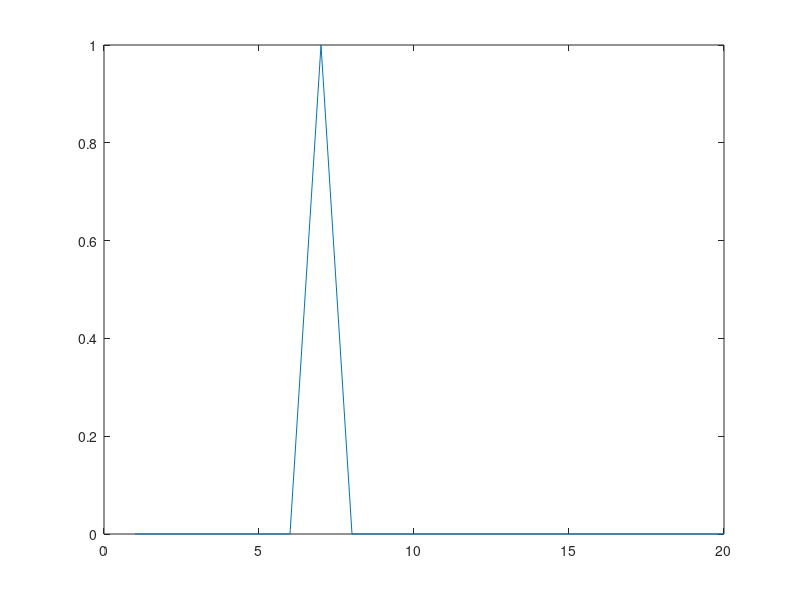

This figure's MATLAB source: (Note: this script raises an error after producing the figure.)
clear
clc

%-------------------Import audio------------------------------------------%
% filename = 'Beneath With Me (Full Unofficial Version) HD.mp3';
% [Y1,Fs]=audioread(filename);
% [Y2,Fs]=audioread(filename);
% 
% Original = Y1(20000:40000,1);                       % Extract short mono vector from "Y1" to use as refernece signal.
% Sample = Y2(20000:40000,1);                         % Extract short mono vector from "Y1" to use as sample signal.

Original = sin(linspace(0,2*pi,20));
Sample = zeros(size(Original));
Sample(round(size(Original,2)/3)) = 1;
plot(Sample)

%-------------------Slice-------------------------------------------------%
Nslice = 1;                                                % Number of samples to extract from "Sample". (A Sample in music production, is understood as being a snippet of sound).
S = Slicer(Sample,Nslice);                                  % Create instance of "Slicer" class using "Sample" as audio and "Nslice" as the number of slices to create.
G = gradDescent;                                            % Create instance of "gradDescent" class.
getError = @(A) L2_vecNorm(S.mkRender(A)-toCol(Original));  % Function to be minimised. "getError" creates the render of the Slicer object using the current shift an coefficient values (passed to the function as "A") stored in the Slicer object "S", then uses the L2 vector norm on the element-wise difference between the "S.OutRender" and the "Original" vectors.

%-------------------Aproximate using slices-------------------------------%
figure
plot(Original)
title('Original Audio')
step = 1;                                                  % Stepsize to be used in dirfference quotient for gradient descent. "step" must be whole number.
NumIterations = 100;
errorVec = zeros(1,NumIterations);
figure

for number = 1:NumIterations
    S.mkRender([round(S.getsliceShift);S.getsliceCoeff]);
    plot(S.getOutRender)                                                                                    % Plot the vector generated by "S.mkRender" once it was called by "getError".
    title('Synthesized Audio')
    pause(0.1)
    gradient = (abs(G.grad(getError,ceil(abs(step)),[round(S.getsliceShift);S.getsliceCoeff])));        % Calculate the gradient of the "getError" function at the point X0 = [abs(S.getsliceShift),S.getsliceCoeff]. ciel(abs(step)) ensures that the "step" value passed to G.grad is positive and a whole number.
    errorVec(number) = getError([abs(round(S.getsliceShift));S.getsliceCoeff]);
    S.setsliceShift(S.getsliceShift-step*gradient(1:Nslice));                                           % Descend gradient for "Shift" values.
    S.setsliceCoeff(S.getsliceCoeff-step*gradient((Nslice+1):(2*Nslice)));                              % Descend gradient for "Coeff" values.
end
figure
plot(errorVec)
title('Error vs. Iterations')
%-------------------export audio------------------------------------------%

%Outfile = 'mangledFile';
%audiowrite(Outfile,S.getOutRender,Fs)




